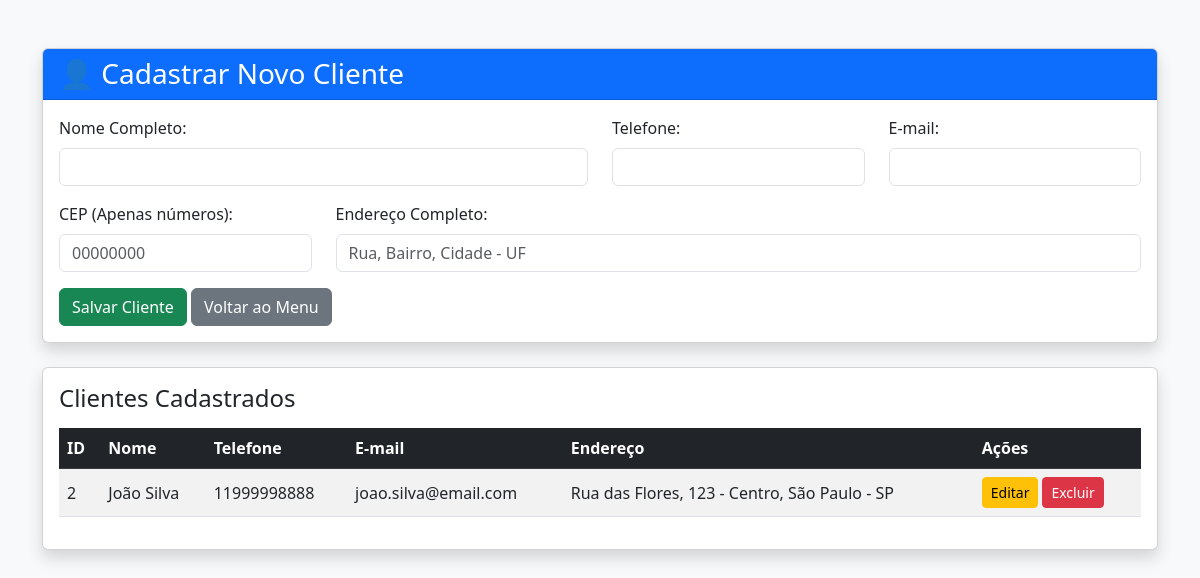
Page /cadastrar_cliente.php on the earlier database version.
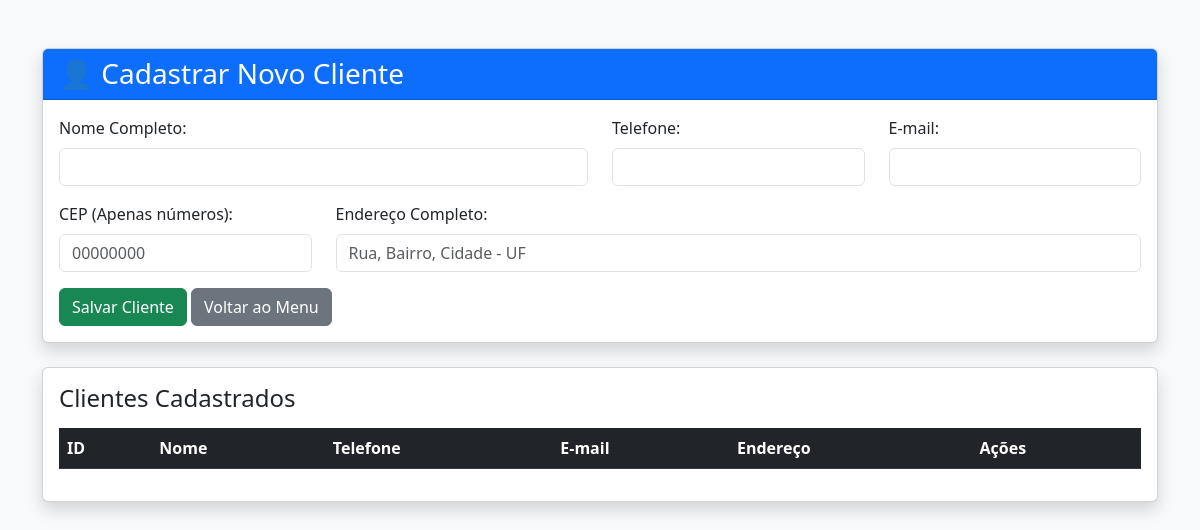
Same page on the later database version.
### tables this page shows
CREATE TABLE clientes (
  id INT AUTO_INCREMENT PRIMARY KEY,
  nome VARCHAR(100) NOT NULL,
  telefone VARCHAR(20) NOT NULL,
  email VARCHAR(100) DEFAULT NULL,
  endereco TEXT DEFAULT NULL,
  data_cadastro TIMESTAMP NOT NULL DEFAULT CURRENT_TIMESTAMP
);

### cadastrar_cliente.php (the view, shortened to what this page needs)
<?php
include 'conexao.php';
$clientes = mysqli_query($conn, "SELECT * FROM clientes ORDER BY id DESC");
?>
<!DOCTYPE html>
<html lang="pt-br">
<head>
    <link href="https://cdn.jsdelivr.net/npm/bootstrap@5.3.0/dist/css/bootstrap.min.css" rel="stylesheet">
</head>
<body class="bg-light">
    <div class="container mt-5 mb-5">
        <div class="card shadow mb-4">
            <div class="card-header bg-primary text-white">
                <h3 class="mb-0">👤 Cadastrar Novo Cliente</h3>
            </div>
            <div class="card-body">
                <form method="POST" action="">
                    <div class="row">
                        <div class="col-md-6 mb-3">
                            <label class="form-label">Nome Completo:</label>
                            <input type="text" name="nome" class="form-control" required>
                        </div>
                        <div class="col-md-3 mb-3">
                            <label class="form-label">Telefone:</label>
                            <input type="text" name="telefone" class="form-control" required>
                        </div>
                        <div class="col-md-3 mb-3">
                            <label class="form-label">E-mail:</label>
                            <input type="email" name="email" class="form-control">
                        </div>
                    </div>
                    <div class="row">
                        <div class="col-md-3 mb-3">
                            <label class="form-label">CEP (Apenas números):</label>
                            <input type="text" id="cep" name="cep" class="form-control" maxlength="8" placeholder="00000000" onblur="buscarCEP()">
                        </div>
                        <div class="col-md-9 mb-3">
                            <label class="form-label">Endereço Completo:</label>
                            <input type="text" id="endereco" name="endereco" class="form-control" placeholder="Rua, Bairro, Cidade - UF" required>
                        </div>
                    </div>
                    <button type="submit" class="btn btn-success">Salvar Cliente</button>
                    <a href="index.php" class="btn btn-secondary">Voltar ao Menu</a>
                </form>
            </div>
        </div>
        <div class="card shadow">
            <div class="card-body">
                <h4>Clientes Cadastrados</h4>
                <table class="table table-striped align-middle mt-3">
                    <thead class="table-dark">
                        <tr>
                            <th>ID</th>
                            <th>Nome</th>
                            <th>Telefone</th>
                            <th>E-mail</th>
                            <th>Endereço</th>
                            <th>Ações</th>
                        </tr>
                    </thead>
                    <tbody>
                        <?php while ($c = mysqli_fetch_assoc($clientes)): ?>
                            <tr>
                                <td><?php echo $c['id']; ?></td>
                                <td><?php echo htmlspecialchars($c['nome']); ?></td>
                                <td><?php echo htmlspecialchars($c['telefone']); ?></td>
                                <td><?php echo htmlspecialchars($c['email']); ?></td>
                                <td><?php echo htmlspecialchars($c['endereco']); ?></td>
                                <td class="text-nowrap">
                                    <div class="d-inline-flex gap-1">
                                        <a href="editar_cliente.php?id=<?php echo $c['id']; ?>" class="btn btn-sm btn-warning">Editar</a>
                                        <a href="excluir_cliente.php?id=<?php echo $c['id']; ?>" class="btn btn-sm btn-danger" onclick="return confirm('Deseja realmente excluir este cliente?');">Excluir</a>
                                    </div>
                                </td>
                            </tr>
                        <?php endwhile; ?>
                    </tbody>
                </table>
            </div>
        </div>
    </div>
</body>
</html>

Differences in the rows shown:
removed clientes: id "2", nome "João Silva", telefone "11999998888", email "joao.silva@email.com", endereco "Rua das Flores, 123 - Centro, São Paulo - SP"
